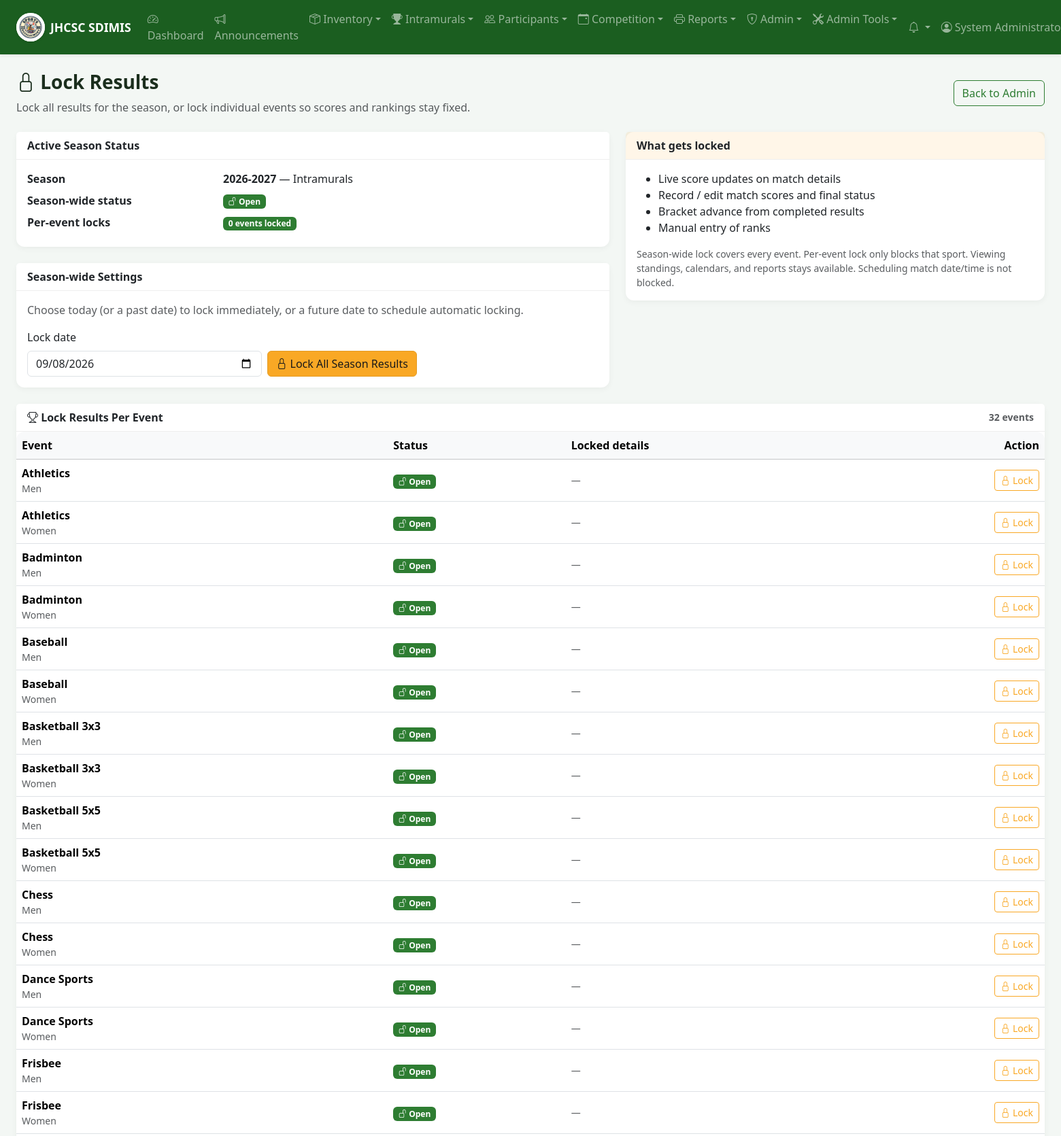
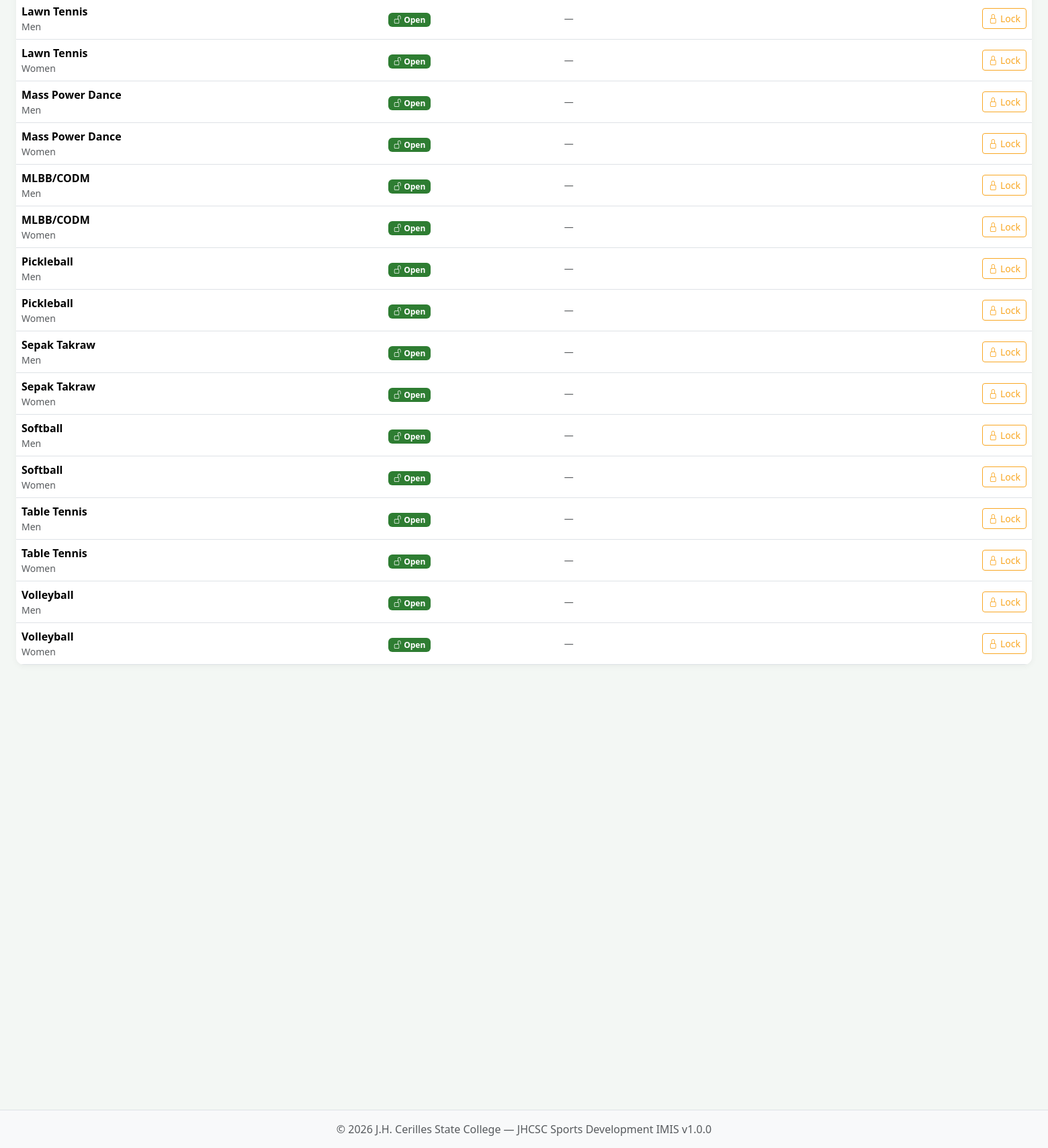
The page /admin/results_lock.php (signed in) on the database as committed earlier (2 pictures, top to bottom).
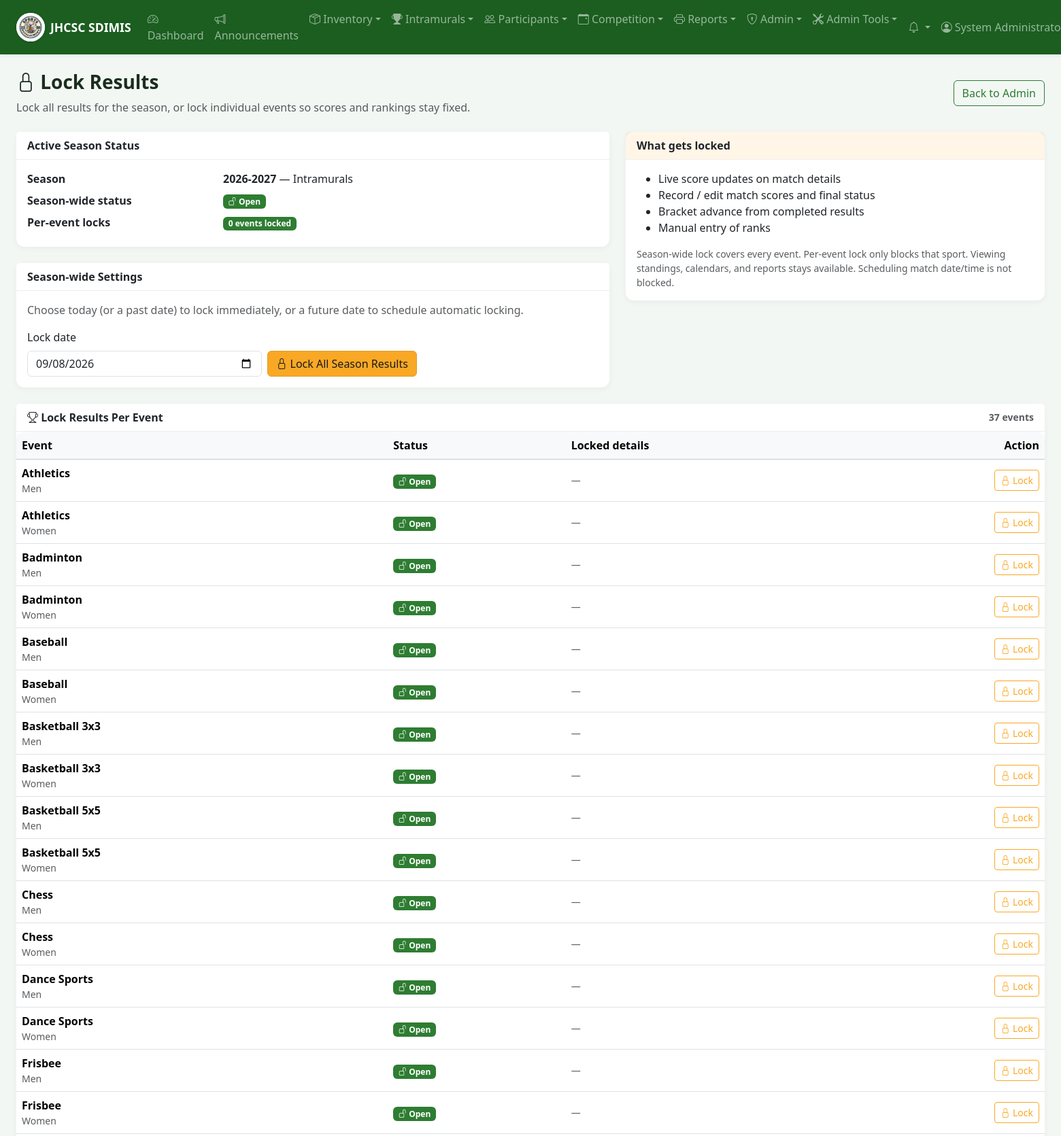
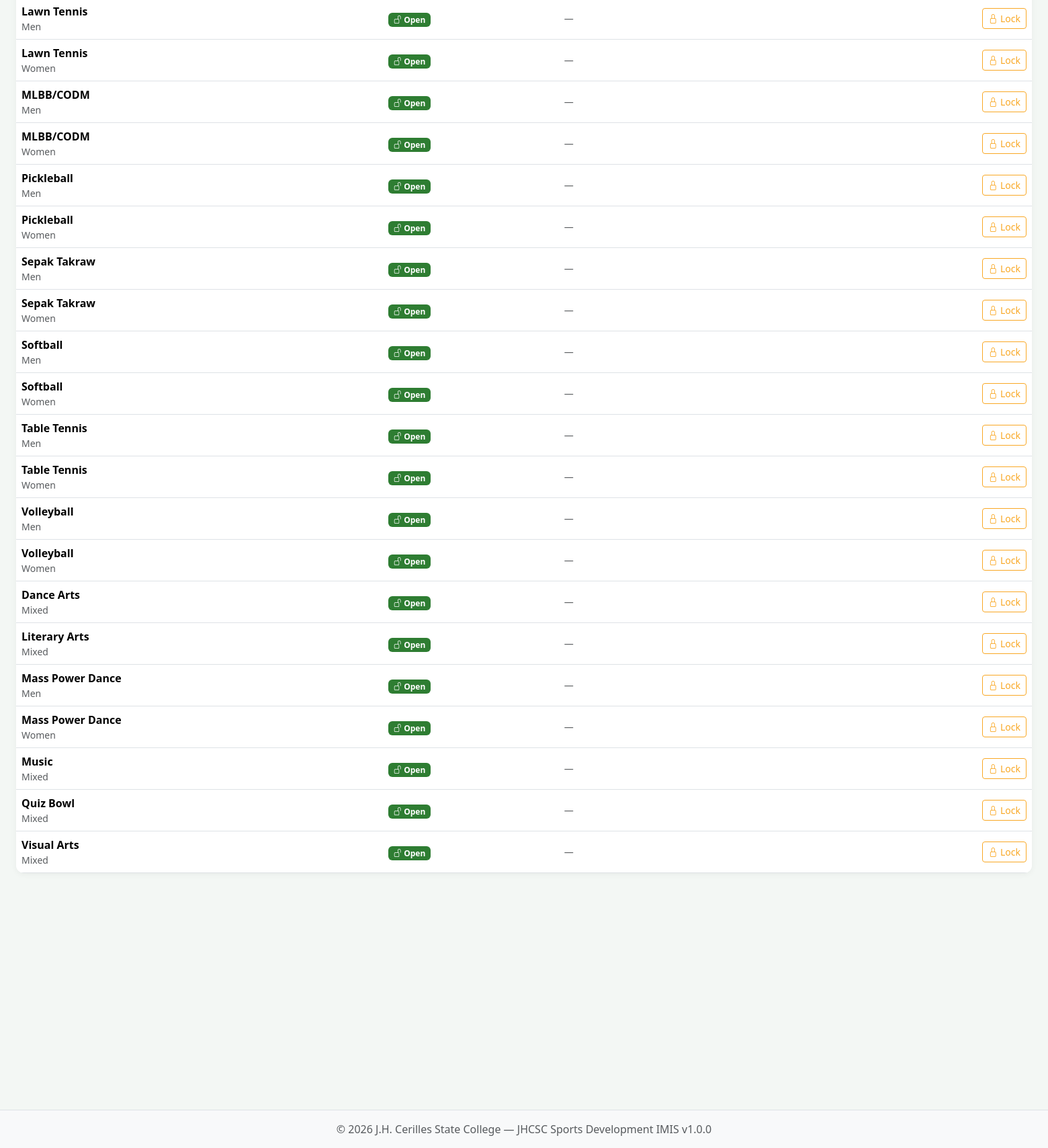
The same page on the database as committed later (2 pictures, top to bottom).
### tables this page shows
CREATE TABLE IF NOT EXISTS intramural_seasons (
    id INT AUTO_INCREMENT PRIMARY KEY,
    name VARCHAR(120) NOT NULL,
    year_label VARCHAR(40) NOT NULL,
    start_date DATE DEFAULT NULL,
    end_date DATE DEFAULT NULL,
    description TEXT,
    is_active TINYINT(1) NOT NULL DEFAULT 0,
    is_archived TINYINT(1) NOT NULL DEFAULT 0,
    roster_locked TINYINT(1) NOT NULL DEFAULT 0,
    roster_lock_date DATE DEFAULT NULL,
    roster_locked_at DATETIME DEFAULT NULL,
    roster_locked_by INT DEFAULT NULL,
    results_locked TINYINT(1) NOT NULL DEFAULT 0,
    results_lock_date DATE DEFAULT NULL,
    results_locked_at DATETIME DEFAULT NULL,
    results_locked_by INT DEFAULT NULL,
    live_board_enabled TINYINT(1) NOT NULL DEFAULT 1,
    live_board_updated_at DATETIME DEFAULT NULL,
    live_board_updated_by INT DEFAULT NULL,
    created_at TIMESTAMP DEFAULT CURRENT_TIMESTAMP,
    updated_at TIMESTAMP DEFAULT CURRENT_TIMESTAMP ON UPDATE CURRENT_TIMESTAMP,
    UNIQUE KEY uq_season_year_label (year_label)
);

CREATE TABLE IF NOT EXISTS intramural_sports (
    id INT AUTO_INCREMENT PRIMARY KEY,
    name VARCHAR(100) NOT NULL,
    description TEXT,
    category ENUM('men', 'women', 'mixed') NOT NULL DEFAULT 'men',
    event_group ENUM('sports_competition', 'socio_cultural') NOT NULL DEFAULT 'sports_competition',
    players_per_event INT DEFAULT NULL,
    scoring_method ENUM('points', 'sets', 'games', 'time') NOT NULL DEFAULT 'points',
    rules TEXT,
    guidelines TEXT,
    schedule_notes TEXT,
    venue VARCHAR(150) DEFAULT NULL,
    game_duration_minutes INT NOT NULL DEFAULT 60,
    tournament_format ENUM('round_robin', 'single_elimination', 'single_elimination_consolation', 'modified_single_elimination_consolation', 'double_elimination', 'group_knockout', 'rank_first_to_last', 'team_play_sds', 'team_play_sds_consolation', 'custom') NOT NULL DEFAULT 'round_robin',
    format_notes TEXT,
    win_points INT NOT NULL DEFAULT 3,
    draw_points INT NOT NULL DEFAULT 1,
    loss_points INT NOT NULL DEFAULT 0,
    point_scheme_id INT DEFAULT NULL,
    created_at TIMESTAMP DEFAULT CURRENT_TIMESTAMP,
    updated_at TIMESTAMP DEFAULT CURRENT_TIMESTAMP ON UPDATE CURRENT_TIMESTAMP,
    UNIQUE KEY uq_sport_name_category (name, category),
    INDEX idx_sport_event_group (event_group),
    FOREIGN KEY (point_scheme_id) REFERENCES intramural_point_schemes(id) ON DELETE SET NULL
);

### admin/results_lock.php (the view, shortened to what the rows shown need)
<?php
$season = getCurrentSeason();
$status = getResultsLockStatus();
$seasonId = $season ? (int) $season['id'] : 0;
$sports = [];
$eventLocks = [];
if ($seasonId) {
    $db = getDB();
    $sports = $db->query('SELECT id, name, category, event_group FROM intramural_sports ORDER BY ' . intramuralSportsOrderBy())->fetchAll() ?: [];
    $eventLocks = getEventResultsLocksMap($seasonId);
}
require_once __DIR__ . '/../includes/header.php';
$seasonWideLocked = !empty($status['is_locked']);
$lockedEventCount = count($eventLocks);
?>
<div class="page-header d-flex justify-content-between align-items-center flex-wrap gap-2">
    <div>
        <h1><i class="bi bi-lock"></i> Lock Results</h1>
    </div>
</div>
<div class="row g-4">
    <div class="col-lg-7">
        <div class="card">
            <div class="card-body">
                <?php if (!$season): ?>
                <div class="alert alert-warning mb-0">
                    No active intramurals season. <a href="<?= BASE_URL ?>/intramurals/seasons/index.php">Manage seasons</a> first.
                </div>
                <?php else: ?>
                <dl class="row mb-0">
                    <dt class="col-sm-4">Season</dt>
                    <dd class="col-sm-8"><strong><?= sanitize($season['year_label']) ?></strong> — <?= sanitize($season['name']) ?></dd>
                    <dt class="col-sm-4">Season-wide status</dt>
                    <dd class="col-sm-8">
                        <?php if ($seasonWideLocked): ?>
                        <span class="badge bg-danger"><i class="bi bi-lock-fill"></i> Locked</span>
                        <?php elseif (!empty($status['is_scheduled'])): ?>
                        <span class="badge bg-info text-dark"><i class="bi bi-calendar-event"></i> Scheduled</span>
                        <?php else: ?>
                        <span class="badge bg-success"><i class="bi bi-unlock"></i> Open</span>
                        <?php endif; ?>
                    </dd>
                    <dt class="col-sm-4">Per-event locks</dt>
                    <dd class="col-sm-8">
                        <span class="badge bg-<?= $lockedEventCount ? 'warning text-dark' : 'secondary' ?>">
                            <?= (int) $lockedEventCount ?> event<?= $lockedEventCount === 1 ? '' : 's' ?> locked
                        </span>
                    </dd>
                </dl>
                <?php endif; ?>
            </div>
        </div>
    </div>
</div>
<?php if ($season && $sports): ?>
<div class="card mt-4" id="per-event">
    <div class="card-body p-0">
        <div class="table-responsive">
            <table class="table table-hover align-middle mb-0">
                <thead class="table-light">
                    <tr>
                        <th>Event</th>
                        <th>Status</th>
                        <th>Locked details</th>
                        <th class="text-end">Action</th>
                    </tr>
                </thead>
                <tbody>
                    <?php foreach ($sports as $s): ?>
                    <?php
                    $sid = (int) $s['id'];
                    $lock = $eventLocks[$sid] ?? null;
                    $eventLocked = !empty($lock['is_locked']);
                    ?>
                    <tr>
                        <td>
                            <strong><?= sanitize($s['name']) ?></strong>
                            <div class="small text-muted"><?= sanitize(ucfirst((string) $s['category'])) ?></div>
                        </td>
                        <td>
                            <?php if ($seasonWideLocked): ?>
                            <span class="badge bg-danger">Season locked</span>
                            <?php elseif ($eventLocked): ?>
                            <span class="badge bg-warning text-dark"><i class="bi bi-lock-fill"></i> Event locked</span>
                            <?php else: ?>
                            <span class="badge bg-success"><i class="bi bi-unlock"></i> Open</span>
                            <?php endif; ?>
                        </td>
                        <td class="small text-muted">
                            <?php if ($eventLocked): ?>
                            <?= !empty($lock['locked_at']) ? sanitize(formatDateTime($lock['locked_at'])) : '—' ?>
                            <?= !empty($lock['locked_by_name']) ? ' · ' . sanitize($lock['locked_by_name']) : '' ?>
                            <?php else: ?>
                            —
                            <?php endif; ?>
                        </td>
                        <td class="text-end">
                            <?php if ($eventLocked): ?>
                            <form method="POST" class="d-inline">
                                <?= csrfField() ?>
                                <input type="hidden" name="action" value="unlock_event">
                                <input type="hidden" name="sport_id" value="<?= $sid ?>">
                                <button type="submit" class="btn btn-sm btn-success" <?= $seasonWideLocked ? 'title="Season lock still applies until unlocked"' : '' ?> data-confirm="Unlock results for <?= sanitize(sportLabel($s)) ?>?">
                                    <i class="bi bi-unlock"></i> Unlock
                                </button>
                            </form>
                            <?php else: ?>
                            <form method="POST" class="d-inline">
                                <button type="submit" class="btn btn-sm btn-outline-warning" data-confirm="Lock results for <?= sanitize(sportLabel($s)) ?>? Scores and rankings for this event will be frozen.">
                                    <i class="bi bi-lock"></i> Lock
                                </button>
                            </form>
                            <?php endif; ?>
                        </td>
                    </tr>
                    <?php endforeach; ?>
                </tbody>
            </table>
        </div>
    </div>
</div>
<?php elseif ($season): ?>
<div class="alert alert-info mt-4 mb-0">No sports/events found to lock individually.</div>
<?php endif; ?>
<?php require_once __DIR__ . '/../includes/footer.php'; ?>

Rows that differ between the two databases and show on the page:
added intramural_sports: name "Dance Arts", category "Mixed"
added intramural_sports: name "Literary Arts", category "Mixed"
changed intramural_sports (number 33 of 37 on the later page): moves down the list
changed intramural_sports (number 34 of 37 on the later page): moves down the list
added intramural_sports: name "Music", category "Mixed"
added intramural_sports: name "Quiz Bowl", category "Mixed"
added intramural_sports: name "Visual Arts", category "Mixed"
Other text that changed with them:
count($sports): "32" → "37"
